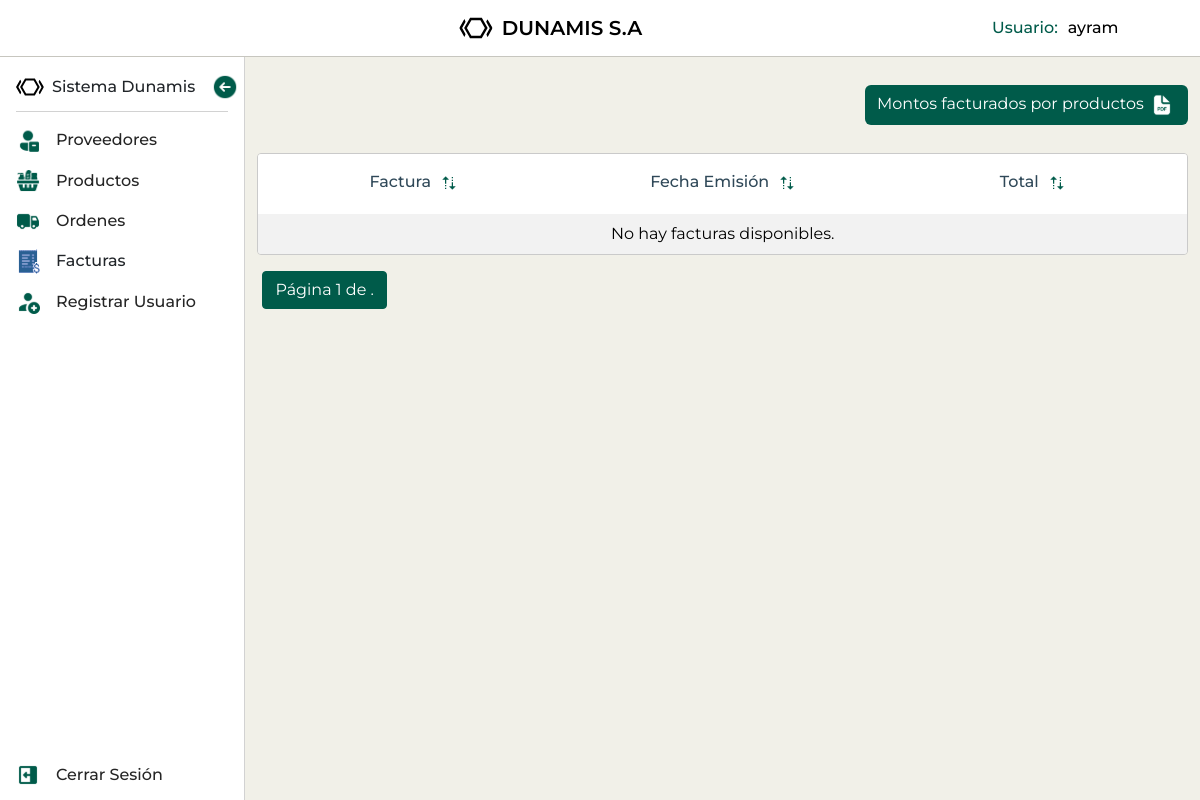
/facturas/ (signed in), run on an earlier commit of the app's database.
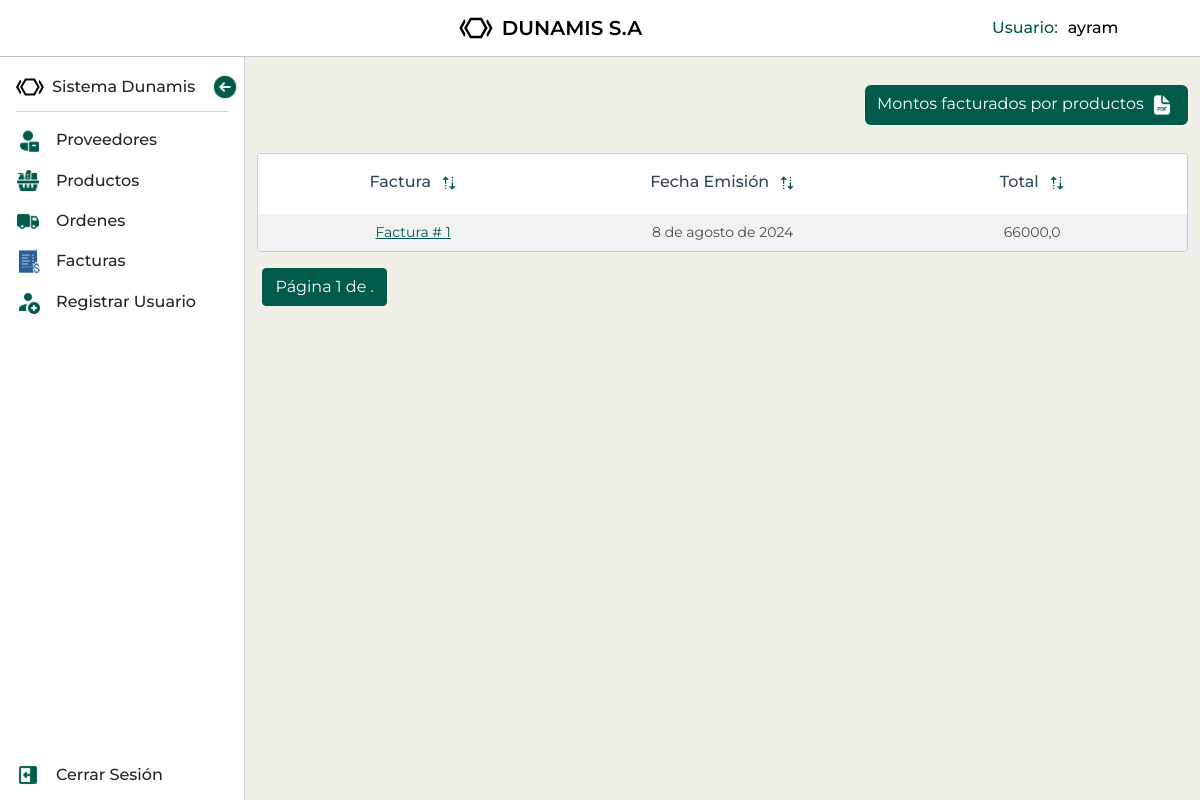
And on a later commit of the database.
### mod_ventas/sub_mod_facturas/models.py (models this page shows, shortened)
class Factura(models.Model):
    numero_factura = models.IntegerField(unique=True)  # Ensure unique values for invoice numbers
    fecha_emision = models.DateField(default=date.today)
    total = models.FloatField(default=0)

### mod_ventas/sub_mod_facturas/views.py (the view, shortened to what this page needs)
# urls.py: path('', FacturaListView.as_view(), name='facturas'),
class FacturaListView(LoginRequiredMixin, ListView):
    model = Factura
    template_name = 'sub_mod_facturas/facturas_list.html'
    context_object_name = 'facturas'
    paginate_by = 6
    def get_queryset(self):
        return Factura.objects.all()

### mod_ventas/sub_mod_facturas/templates/sub_mod_facturas/facturas_list.html (shortened to what this page needs)
{% extends "base.html" %}
{% load static %}
{% block content %}
    <section class="list-container">
        <div class="buttons-container">
          <a class="btn d-inline" href="{% url 'monto_facturado_por_producto' %}">
            Montos facturados por productos
            <img class="btn-icon" src="{% static 'icons/PDF.svg' %}" alt="icono de pdf">
          </a>
        </div>
        <section class="bottom-section d-flex justify-content-center">
          <div class="table-responsive order-table">
            <table id="ordenesTable" class="table table-striped provider-table">
              <thead>
                <tr class="table-header">
                  <th scope="col">Factura<img src="{% static 'icons/sort-icon.png' %}" alt="sort"></th>
                  <th scope="col">Fecha Emisión<img src="{% static 'icons/sort-icon.png' %}" alt="sort"></th>
                  <th scope="col">Total<img src="{% static 'icons/sort-icon.png' %}" alt="sort"></th>
                </tr>
              </thead>
              <tbody>
                {% for factura in facturas %}
                <tr>
                  <td>
                    <p><a href="{% url 'factura_detalle' factura.id %}">Factura #   {{ factura.numero_factura }}</a></p>
                  </td>
                  <td>
                    <p>{{ factura.fecha_emision }}</p>
                  </td>
                  <td>
                    <p>{{ factura.total }}</p>
                  </td>
                </tr>
                {% empty %}
                <tr>
                  <td colspan="3">No hay facturas disponibles.</td>
                </tr>
                {% endfor %}
              </tbody>
            </table>
            <div class="pagination">
              <span class="step-links">
              <span class="current">
                Página {{ page_obj.number }} de {{ page_obj.paginator_class.num_pages }}.
              </span>
            </span>
          </div>
          </div>
        </section>
    </section>
{% endblock content %}

What changed in the data, as far as the page shows it:
added Factura: numero_factura "1", fecha_emision "8 de agosto de 2024", total "66000,0"
Also different on the page:
text no longer shown: "No hay facturas disponibles."
